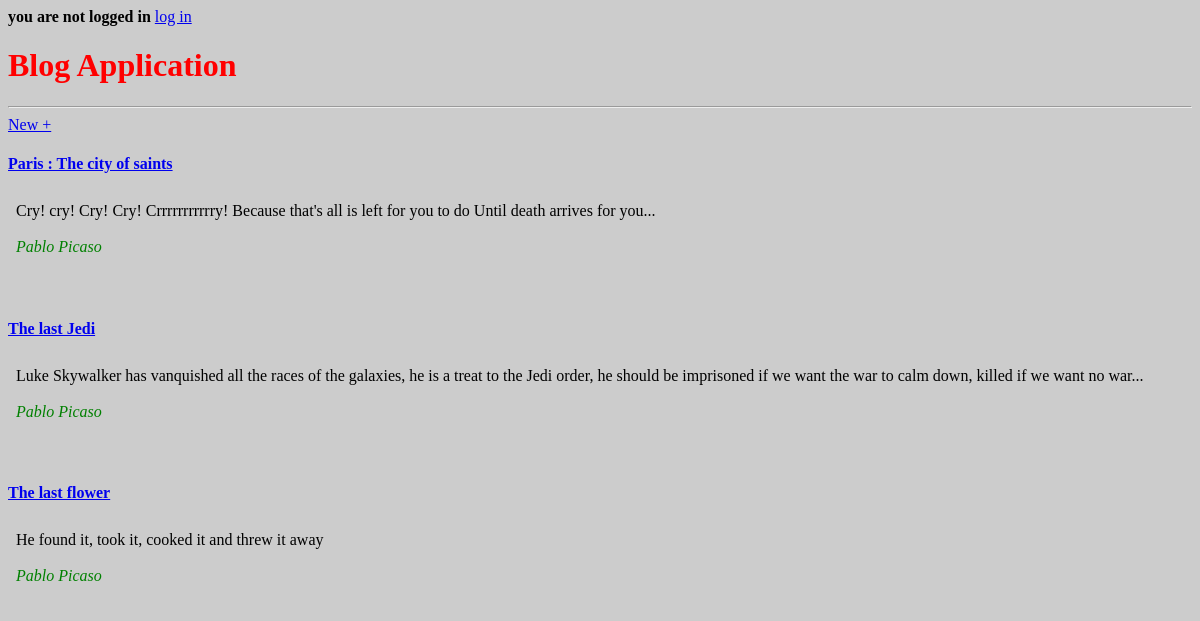
The page /home on the database its author committed.
### blog/models.py (models this page shows, shortened)
class Post(models.Model):
  title = models.CharField(max_length=100)
  author = models.ForeignKey(
    'Author',
    on_delete = models.CASCADE
  )
  content = models.TextField()

class Author(models.Model):
  name = models.CharField(max_length=100)
  def __str__(self):
    return self.name[:50]

### blog/views.py (the view)
# urls.py: path('home', HomePageView.as_view(), name="home"),
class HomePageView(ListView):
  model = Post
  template_name = "home.html"

### templates/home.html
{% extends 'base.html' %}
{% block title %}
<h1>Blog Application</h1>
{% endblock title %}
{% block content %}
<a href = "{% url 'new' %}">New +</a>
  {% for post in object_list %}
    <h4><a href="{% url 'post' post.pk %}">{{post.title}}</a></h4>
    <p class="cont">{{post.content}}
    <br><br>
    <i>{{post.author}}</i>
    </p>
    <br>
  {% endfor %}
{% endblock content %}

### templates/base.html (shortened to what this page needs)
{% load static %}
<!DOCTYPE html>
<html lang="en">
<head>
 <link href="{% static 'css/base.css' %}" rel="stylesheet"  />
</head>
<body>
  {% if user.is_authenticated %}
  <p>Hi {{ user.username }} </p>
  <a href = "{% url 'logout' %}">Log out</a>
  {% else %}
  <b>you are not logged in</b>
  <a href="{% url 'login'%}">log in</a>
  {% endif %}
    {% block title %}
    {% endblock title %}
    <hr>
    {% block content %}
    {% endblock content %}
</body>
</html>

### static/css/base.css (style rules this page uses)
h1 { color : red; }
body { background-color: #ccc; }
.cont { border: 1px solid #ccc; padding: 7px; }
i { color: green; }

### rows shown on the page
Post: title "Paris : The city of saints", content "Cry! cry! Cry! Cry! Crrrrrrrrrrry! Because that's all is left for you to do Until death arrives for you...", author "Pablo Picaso"
Post: title "The last Jedi", content "Luke Skywalker has vanquished all the races of the galaxies, he is a treat to the Jedi order, he should be imprisoned if we want the war to calm down, killed if we want no war...", author "Pablo Picaso"
Post: title "The last flower", content "He found it, took it, cooked it and threw it away", author "Pablo Picaso"
